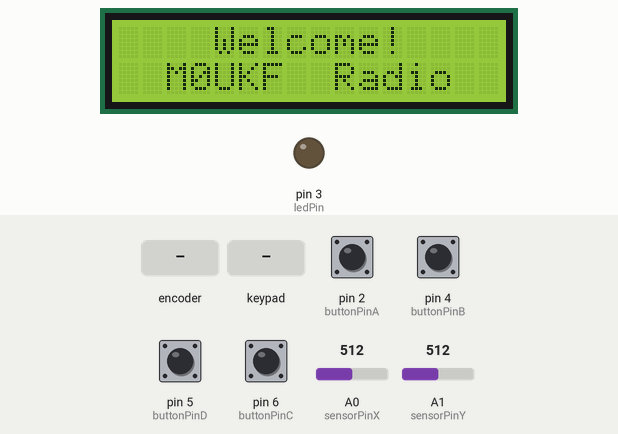
Simulated run of this sketch. Board: Arduino Mega 2560, built with avr-gcc and run on an emulated ATmega2560. On the bench: 16×2 character LCD, output pins drawn as LEDs (lit = HIGH). The test bench sets the inputs (shaded band); at power-on: pin 2 (buttonPinA), pin 4 (buttonPinB), pin 5 (buttonPinD), pin 6 (buttonPinC) LOW, A0 (sensorPinX) = 512, A1 (sensorPinY) = 512.

Above: at 1.2 s.
1.3 s: rotary encoder on pin 2 (buttonPinA) / pin 4 (buttonPinB) turned 1 step (first pin leading)
At 2.6 s:
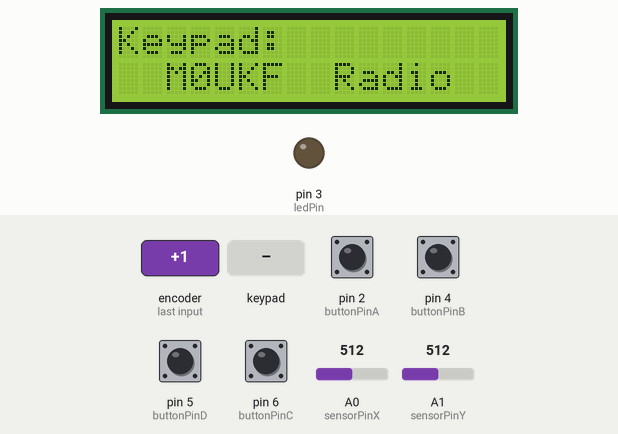
3.0 s: pin 6 (buttonPinC) pulled HIGH for 0.15 s
At 3.13 s:
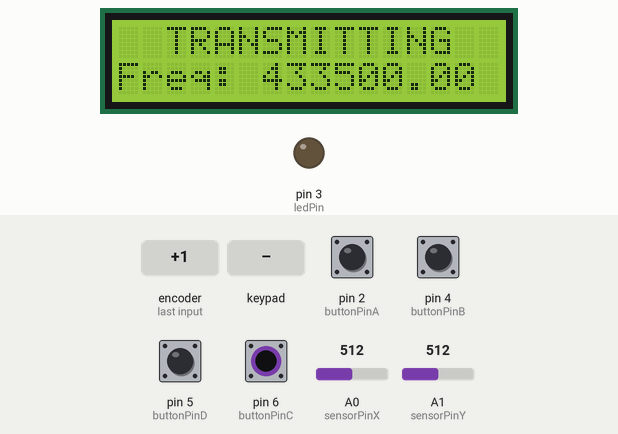
4.6 s: key 'C' pressed
At 4.89 s:
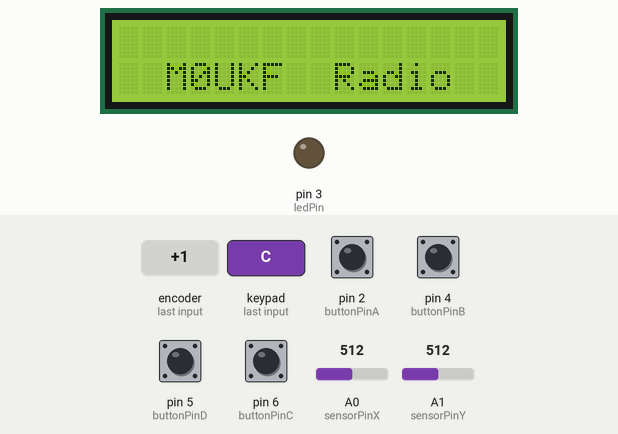
7.6 s: keypad keys 2 9 2 8 2 7 2 6 # pressed 0.4 s apart
At 12.47 s:
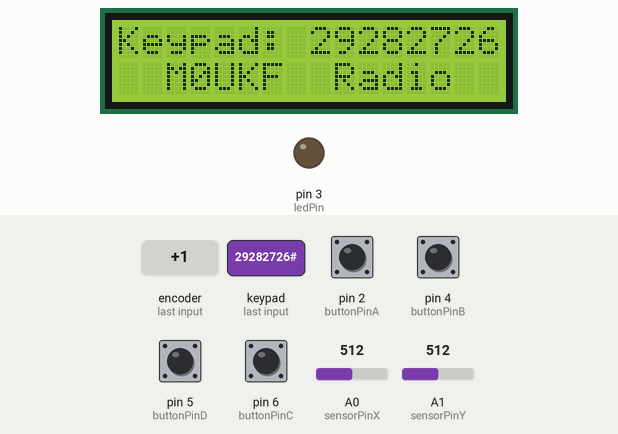
16.7 s: rotary encoder on pin 2 (buttonPinA) / pin 4 (buttonPinB) turned 2 steps (second pin leading)
At 17.7 s:
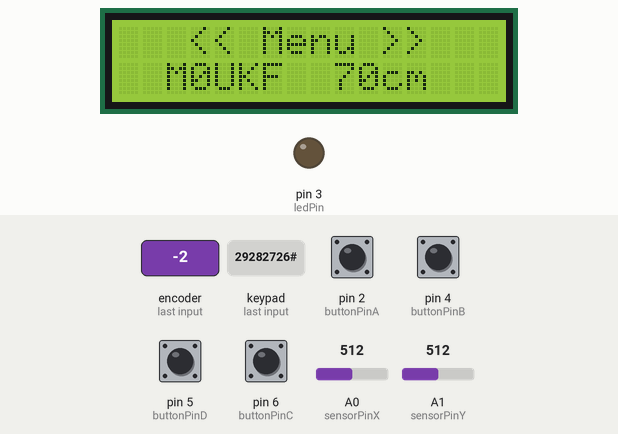
Timing chart, 0 to 19.6 s (numbered marks = the images above; inputs shaded):
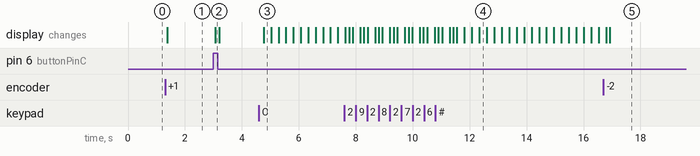

The sketch:

M0UKF.ino
```cpp
// include the library code:
#include <LiquidCrystal.h>
#include <Keypad.h>

const byte ROWS = 4; //four rows
const byte COLS = 4; //four columns
//define the cymbols on the buttons of the keypads
char hexaKeys[ROWS][COLS] = {
  {'1', '2', '3', 'A'},
  {'4', '5', '6', 'B'},
  {'7', '8', '9', 'C'},
  {'*', '0', '#', 'D'}
};
byte rowPins[ROWS] = {29, 28, 27, 26}; //connect to the row pinouts of the keypad
byte colPins[COLS] = {25, 24, 23, 22}; //connect to the column pinouts of the keypad
Keypad customKeypad = Keypad( makeKeymap(hexaKeys), rowPins, colPins, ROWS, COLS);
unsigned long previousMillis = 0;
const long interval = 200;
const int ledPin =  3;
int sensorPinX = A0;    // select the input pin for the potentiometer
int sensorPinY = A1;
int sensorValueX;
int sensorValueY;
int lcdhidden = 0;
const int buttonPinA = 2;     // the number of the pushbutton pin
const int buttonPinB = 4;     // the number of the pushbutton pin
const int buttonPinC = 6;     // the number of the pushbutton pin
const int buttonPinD = 5;     // the number of the pushbutton pin
int flashenabled=0;
int buttonStateA = 0;         // variable for reading the pushbutton status
int buttonStateB = 0;        // variable for reading the pushbutton status
int buttonStateC = 0;        // variable for reading the pushbutton status
int buttonStateD = 0;        // variable for reading the pushbutton status
int screenmode;  //Work out if in menu/vfo etc..
String toptext; //Text that appears on top line of LCD
String bottomtext; //Text that appears on bottom line of LCD
String KString;
String prebuild; //String used to convert frequency to 4xx.xxxx even when value under 000
double frequency; //manages frequency
int menuoption;
int pttpressed=0;
int leftin;
int rightin;
int upin;
int downin;
int volume;
int TxCTCSS =1;
double CTCSSOptions[] = {67, 69.3, 71.9, 74.4, 77, 79.7, 82.5, 85.4, 88.5, 91.5, 94.8, 97.4, 100,103.5, 107.2, 110.9, 114.8, 118.8, 123, 127.3, 131.8, 136.5, 141.3, 146.2, 151.4, 156.7, 162.2, 167.9, 173.8, 179.9, 186.2, 192.8, 203.5, 210.7, 218.1, 225.7, 233.6, 241.8, 250.3};
int maxctcssoptions = 39;
// initialize the library with the numbers of the interface pins
LiquidCrystal lcd(7, 8, 9, 10, 11, 12);

void setup() {
   Serial.begin(9600);
   pinMode(buttonPinA, INPUT);
   pinMode(buttonPinB, INPUT);
   pinMode(buttonPinC, INPUT);
   pinMode(buttonPinD, INPUT);
   screenmode = 0;
   menuoption = 0;
   leftin=0;
   rightin=0;
   downin=0;
   upin=0;
  // set up the LCD's number of columns and rows:
  lcd.begin(16, 2);
    pinMode(ledPin, OUTPUT);
  // sensorXback=1;
  // Print a message to the LCD.
 frequency = 3500;
 volume = 50;

}


void loop() {
  getbuttonstate();
  if (pttpressed == 0) {statemanager();}
  if (pttpressed == 1) {PTT();}
    delay(125);
}
void statemanager()
{
  if (screenmode==0) Welcome();

  if (screenmode==1) VFOMode();

  if (screenmode==2) Menu();

  if (screenmode==3) KeypadDE();

  if (screenmode==4) CTCSSMode();


  char customKey = customKeypad.getKey();
  String OldString = KString;
  if (customKey) {

   KString =  KString + customKey;
  }

  if (KString.indexOf('C') > -1) {

    if(flashenabled == 0) {flashenabled = 1;KString = OldString;} else {KString = OldString; flashenabled = 0; lcdhidden = 0;}
  } else if (flashenabled == 0){KString = OldString;}

  if (KString.indexOf('D') > -1) KString = "";
  if (KString.indexOf('B') > -1) KString = OldString.substring(0,OldString.length()-1);


}

void PTT()

{
lcd.setCursor(0,0);
lcd.print ("  TRANSMITTING  ");
lcd.setCursor(0,1);
 lcd.print("Freq: 43" + prebuild + String(frequency) + " ");
}

void CTCSSMode()

{

      if (rightin == 1) {TxCTCSS = TxCTCSS + 1;}

      if (leftin == 1) {TxCTCSS = TxCTCSS - 1;}
      if (TxCTCSS > maxctcssoptions) {TxCTCSS=0;}
      if (TxCTCSS < 0) {TxCTCSS=maxctcssoptions;}


     lcd.setCursor(0,0);
 lcd.print("CTCSS: " + String(CTCSSOptions[TxCTCSS]) + "Hz        ");


 lcd.setCursor(0,1);

  lcd.print("Press > To Exit   ");


}

void KeypadDE()
{

  unsigned long currentMillis = millis();

if (flashenabled ==1 ){
   if (currentMillis - previousMillis >= interval) {
    // save the last time you blinked the LED
    previousMillis = currentMillis;

    // if the LED is off turn it on and vice-versa:
    if (lcdhidden == 1) {
      lcdhidden = 0;
    } else {
      lcdhidden = 1;
    }

  }
  }

    if (lcdhidden==0){

     lcd.setCursor(0,0);
 lcd.print("Keypad: " + KString + "           " );

  }

 lcd.setCursor(0,1);

  lcd.print("  M0UKF  Radio  ");
  if (lcdhidden==1){

     lcd.setCursor(0,0);
      lcd.print("                " );

  }

}

void Welcome()

{

lcd.setCursor(0,0);

  lcd.print("    Welcome!    ");

  lcd.setCursor(0,1);

  lcd.print("  M0UKF  Radio  ");


}

void Menu()
{

String displayoutput;
    displayoutput = "Menu Option: " + String(menuoption);
    if (rightin == 1) {
    menuoption = menuoption + 1;
    if (menuoption > 5) {menuoption=1;}

    }
    if (leftin == 1) {
    menuoption = menuoption - 1;
    if (menuoption < 1) {menuoption=5;}
    }

 if (menuoption == 0){displayoutput = "   << Menu >>   "; }
 if (menuoption == 1){displayoutput = " CTCSS Settings ";}
 if (menuoption == 2){displayoutput = "   TxRx Offset   ";}
 if (menuoption == 3){displayoutput = "Offset Direction";}
 if (menuoption == 4){displayoutput = "     Squelch    ";}
 if (menuoption == 5){displayoutput = "   Menu Item 5  ";}
  if (buttonStateD == HIGH){
    if (menuoption == 1)  screenmode=4 ;}

 lcd.setCursor(0,0);
 lcd.print(displayoutput);

  lcd.setCursor(0,1);

  lcd.print("  M0UKF  70cm   ");

}

void getbuttonstate()

{
  buttonStateA = digitalRead(buttonPinA);
  buttonStateB = digitalRead(buttonPinB);
  buttonStateC = digitalRead(buttonPinC);
  buttonStateD = digitalRead(buttonPinD);
  sensorValueX = analogRead(sensorPinX);
  sensorValueY = analogRead(sensorPinY);

  if (buttonStateA == HIGH){
 screenmode = screenmode - 1;
 if (screenmode < 0) screenmode = 3;
if (screenmode > 3) screenmode = 0;}
  if (buttonStateB == HIGH){
 screenmode = screenmode + 1;
 if (screenmode < 0) screenmode = 3;
if (screenmode > 3) screenmode = 0;}
 if (buttonStateC == HIGH){
    pttpressed = 1;
  } else {pttpressed=0;}


 //start sampling anal stick
 upin=0;
 rightin=0;
 leftin=0;
 downin=0;

    if (sensorValueX > 800)
    {
      leftin=1;
    }
    if (sensorValueX < 200) {
      rightin=1;
    }

    if (sensorValueY > 800)
    {
      upin =1;
    }
    if (sensorValueY < 200) {
      downin=1;
    }


}

void VFOMode(){


  // set the cursor to column 0, line 1
  // (note: line 1 is the second row, since counting begins with 0):
  lcd.setCursor(0,0);
  prebuild = "";
  if (frequency < 1000) prebuild = "0";
  if (frequency < 100) prebuild = "00";
  if (frequency < 10) prebuild = "000";

  lcd.print("Freq: 43" + prebuild + String(frequency) + " ");
  lcd.setCursor(0, 1);


    if (leftin == 1)
    {
      frequency = frequency - 12.5;
    }
    if (rightin == 1) {
      frequency = frequency + 12.5;
    }

  if (frequency > 9987.5) frequency = 9987.5;
  if (frequency < 000) frequency = 0;


    if (upin == 1)
    {
      volume = volume + 1;
    }
    if (downin == 1) {
      volume = volume - 1;
    }

  if (volume > 100) volume = 100;
  if (volume < 0) volume = 0;

  bottomtext = ("Volume: " + String(volume)+"       ");


  lcd.setCursor(0,1);
  lcd.print (bottomtext);

  }
```

Measured:
- after the input at 1.3 s, the display: changes after 0.07 s (image 1)
- after the input at 3.0 s, the display: changes after 0.07 s (image 2)
- after the input at 4.6 s, the display: changes after 0.17 s (image 3)
- after the input at 7.6 s, the display: first differs from a run without the input after 0.16 s (image 4 shows a later state)
- after the input at 16.7 s, the display: first differs from a run without the input after 0.23 s (image 5)
